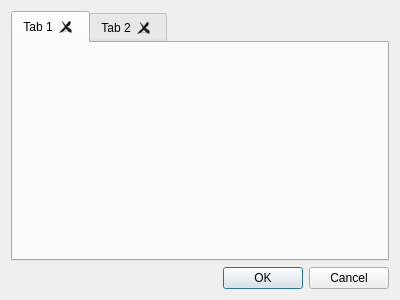
<?xml version="1.0" encoding="UTF-8"?>
<ui version="4.0">
 <class>ConfigurationsEditor</class>
 <widget class="QDialog" name="ConfigurationsEditor">
  <property name="geometry">
   <rect>
    <x>0</x>
    <y>0</y>
    <width>400</width>
    <height>300</height>
   </rect>
  </property>
  <property name="windowTitle">
   <string>Edit device configurations...</string>
  </property>
  <layout class="QVBoxLayout" name="verticalLayout">
   <item>
    <widget class="QTabWidget" name="tab_widget">
     <property name="currentIndex">
      <number>0</number>
     </property>
     <property name="tabsClosable">
      <bool>true</bool>
     </property>
     <property name="movable">
      <bool>false</bool>
     </property>
     <widget class="QWidget" name="tab">
      <attribute name="title">
       <string>Tab 1</string>
      </attribute>
     </widget>
     <widget class="QWidget" name="tab_2">
      <attribute name="title">
       <string>Tab 2</string>
      </attribute>
     </widget>
    </widget>
   </item>
   <item>
    <widget class="QDialogButtonBox" name="buttonBox">
     <property name="orientation">
      <enum>Qt::Horizontal</enum>
     </property>
     <property name="standardButtons">
      <set>QDialogButtonBox::Cancel|QDialogButtonBox::Ok</set>
     </property>
    </widget>
   </item>
  </layout>
 </widget>
 <resources/>
 <connections>
  <connection>
   <sender>buttonBox</sender>
   <signal>accepted()</signal>
   <receiver>ConfigurationsEditor</receiver>
   <slot>accept()</slot>
   <hints>
    <hint type="sourcelabel">
     <x>248</x>
     <y>254</y>
    </hint>
    <hint type="destinationlabel">
     <x>157</x>
     <y>274</y>
    </hint>
   </hints>
  </connection>
  <connection>
   <sender>buttonBox</sender>
   <signal>rejected()</signal>
   <receiver>ConfigurationsEditor</receiver>
   <slot>reject()</slot>
   <hints>
    <hint type="sourcelabel">
     <x>316</x>
     <y>260</y>
    </hint>
    <hint type="destinationlabel">
     <x>286</x>
     <y>274</y>
    </hint>
   </hints>
  </connection>
 </connections>
</ui>
